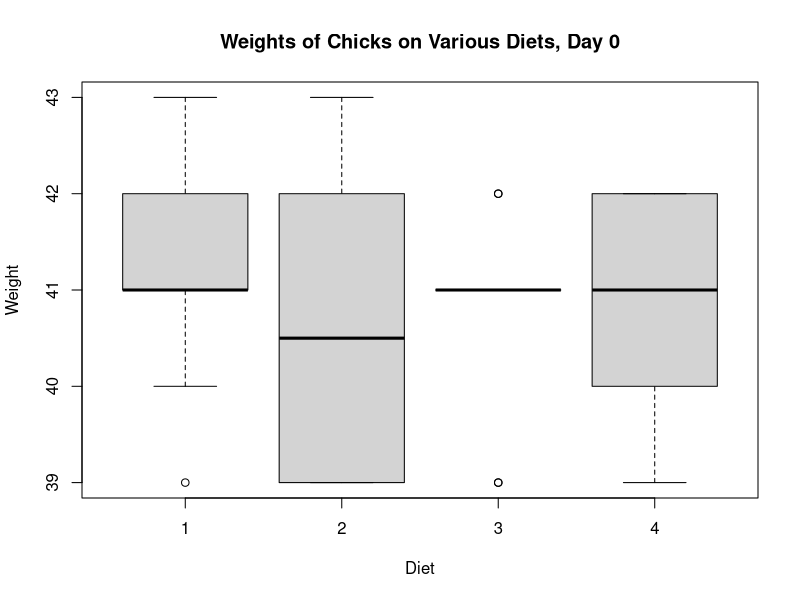
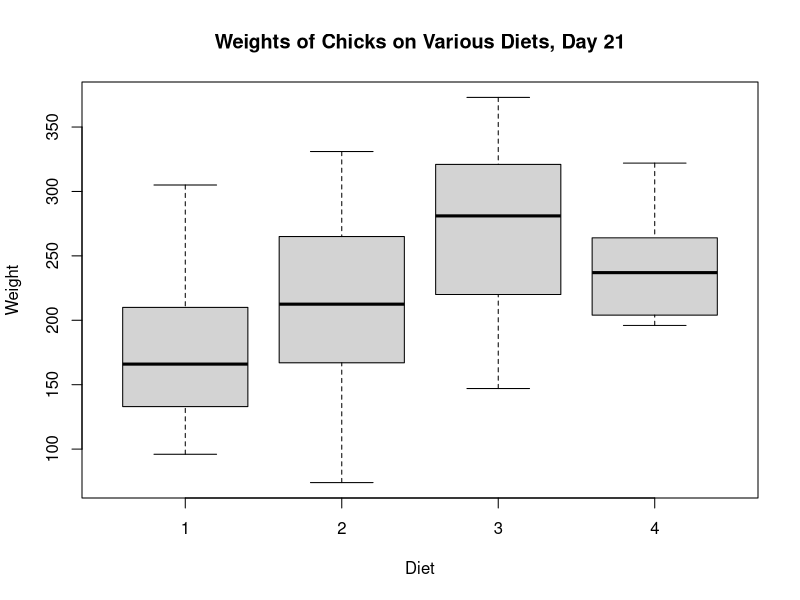
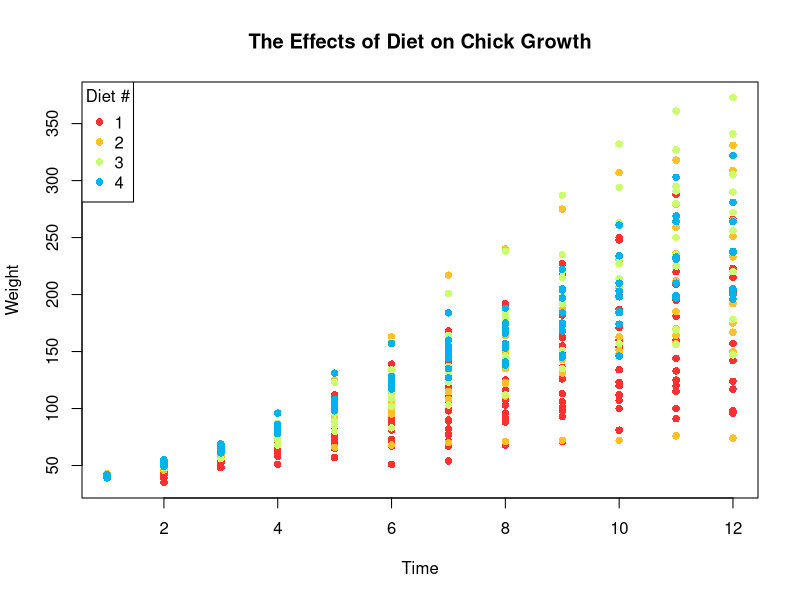
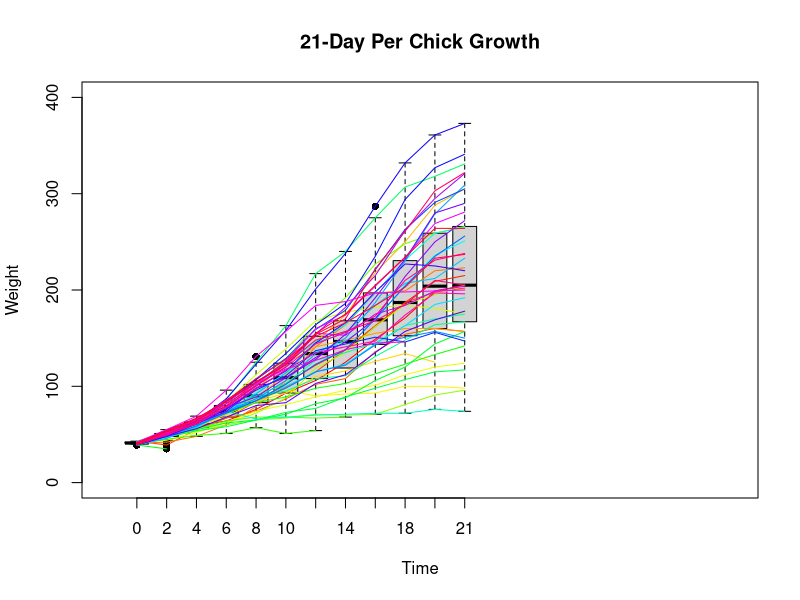

Here is the R script that generated these plots, in order:
#Part 1: Plot and examine if there is a statistical difference between the weights of the chicks assigned to different diet treatments on day 0
#organizing data into factors for analysis
ChickWeight = ChickWeight;
data <- ChickWeight;
data <- within(data, {
  Chick <- factor(Chick);
  Diet <- factor(Diet);
  Time <- factor(Time);
}
)

#creating a boxplot for the data differences
day0 <- data[data$Time == 0,]
boxplot(weight~Diet, data = day0, xlab = "Diet", ylab = "Weight", main = "Weights of Chicks on Various Diets, Day 0")

#ANOVA for comparing diets on day 0
anova_day0 = aov(weight~Diet, data = day0)
summary(anova_day0)
TukeyHSD(anova_day0)
#p = 0.346; there is no effect of diet on weight on Day 0.

#Part 2: Plot and examine if there is a statistical difference between the weights of the chicks assigned to different diet treatments at the end of the study (day 21).
day21 <- data[data$Time == 21,]
boxplot(weight~Diet, data = day21, xlab = "Diet", ylab = "Weight", main = "Weights of Chicks on Various Diets, Day 21")

#ANOVA for comparing diets on day 0
anova_day21 = aov(weight~Diet, data = day21)
summary(anova_day21)
TukeyHSD(anova_day21)
#p < 0.01; there is an effect of diet on weight on Day 21.

#Part 3: Is there an effect of diet on chick growth? (repeated measures ANOVA)
summary(aov(weight ~ Diet*Time+Error(Chick), data = data));
#p < 0.001; there is an effect of diet on chick growth.

#Part 4: Plot the effects of diet on chick growth
#setup to substitute colors for each diet type
dietColumn = sub('1', 'firebrick1', data$Diet)
dietColumn = sub('2', 'goldenrod1', dietColumn)
dietColumn = sub('3', 'darkolivegreen1', dietColumn)
dietColumn = sub('4', 'deepskyblue2', dietColumn)

plot(as.numeric(data$Time),
     data$weight,
     xlab = "Time",
     ylab = "Weight",
     main = "The Effects of Diet on Chick Growth",
     col = dietColumn,
     pch = 16
     )

legend("topleft",
       title = "Diet #",
       legend = unique(data$Diet),
       text.colc("firebrick1", "goldenrod1", "darkolivegreen1", "deepskyblue2"),
       pch = 16,
       col = c("firebrick1", "goldenrod1", "darkolivegreen1", "deepskyblue2"))

#Part 5: Using a for loop, plot the growth of each chick in a different color, all on the same plot.
plot(
     data$Time,
     data$weight,
     xlim = c(0, 21),
     ylim = c(0, 400),
     xlab = "Time",
     ylab = "Weight",
     main = "21-Day Per Chick Growth",
     pch = 16)

individualColor = rainbow(50)

for(individual in 1:50){
  chickRow = which(data$Chick == individual)
  lines(x = data$Time[chickRow],
        y = data$weight[chickRow],
        col = individualColor[individual])
}
